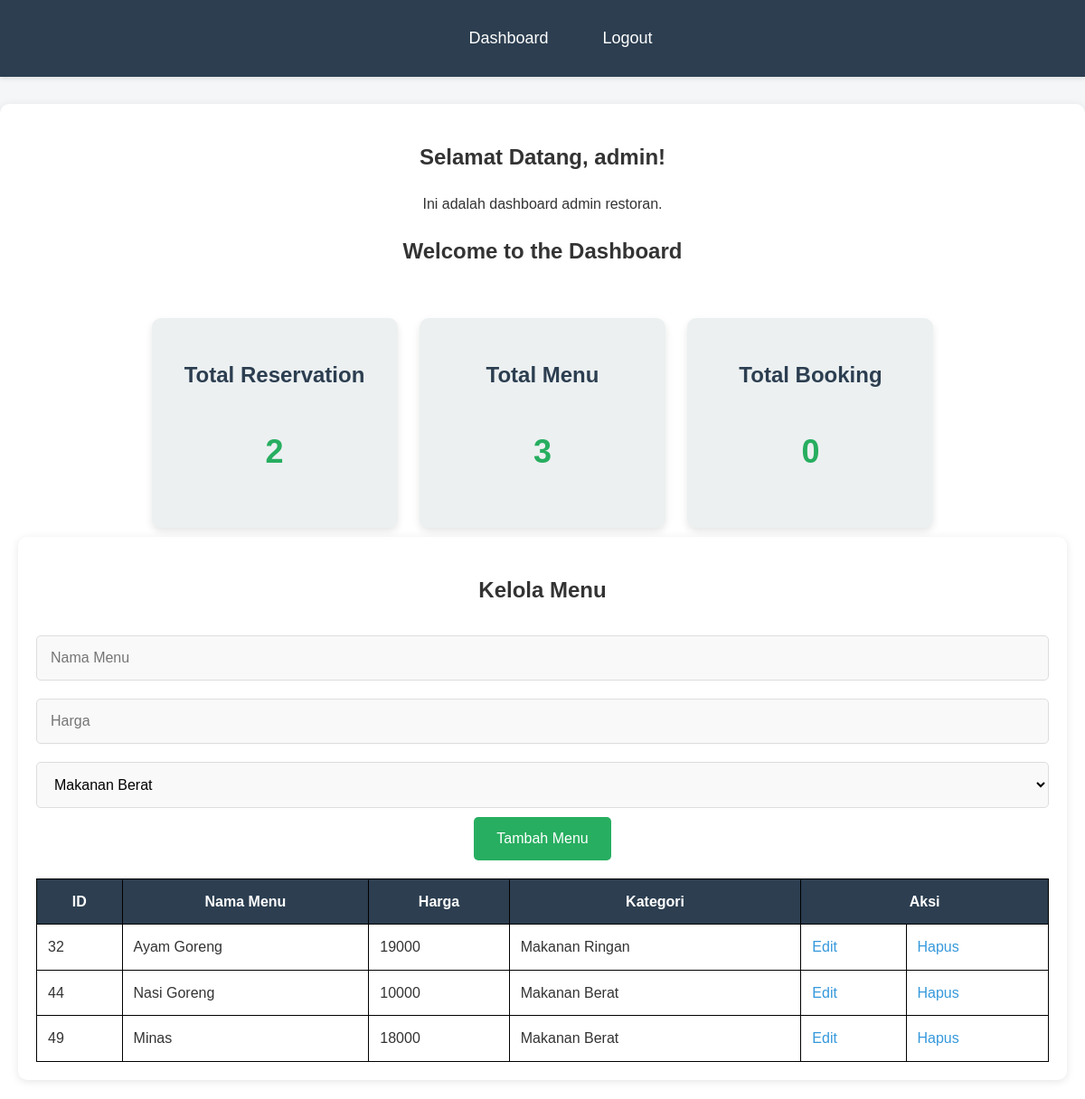
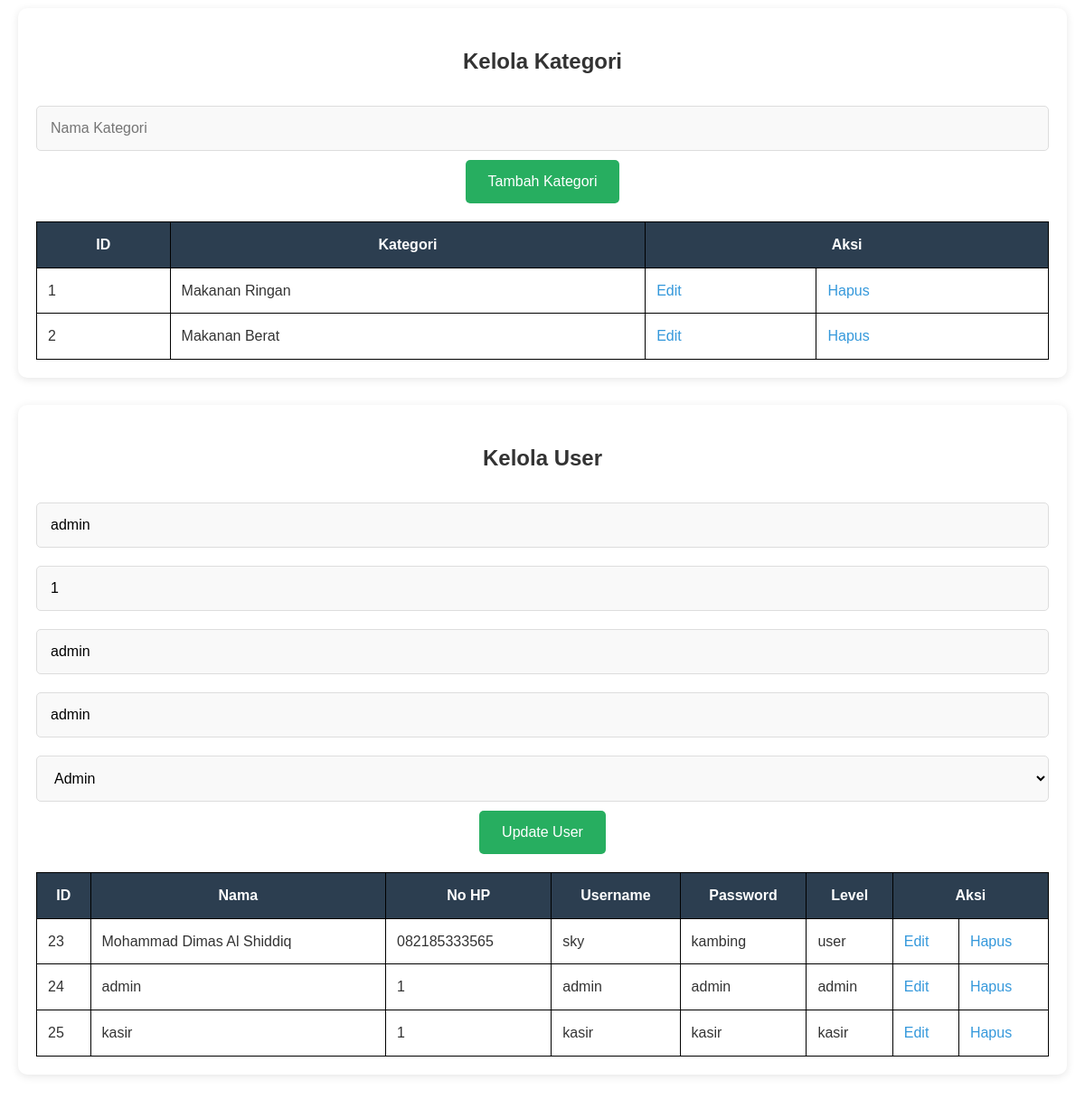
The app's page /dashboard.php?edit_user&id=24 (signed in) with its own data (2 pictures, top to bottom).
### tables this page shows
CREATE TABLE `tb_menu` (
  `kd_menu` int(11) NOT NULL,
  `menu` varchar(100) NOT NULL,
  `jenis` varchar(20) NOT NULL,
  `harga` int(11) NOT NULL,
  `status` varchar(15) NOT NULL,
  `foto` varchar(100) NOT NULL,
  `kd_kategori` int(11) NOT NULL
);

CREATE TABLE `tb_kategori` (
  `kd_kategori` int(11) NOT NULL,
  `kategori` varchar(15) NOT NULL
);

CREATE TABLE `tb_user` (
  `kd_user` int(11) NOT NULL,
  `nama` varchar(50) NOT NULL,
  `no_hp` varchar(15) NOT NULL,
  `username` varchar(50) NOT NULL,
  `password` varchar(50) NOT NULL,
  `level` varchar(10) NOT NULL
);

### dashboard.php (the view, shortened to what this page needs)
<?php
include 'config/koneksi.php';
if (isset($_GET['edit_user'])) {
    $edit_user = mysqli_fetch_array(mysqli_query($conn, "SELECT * FROM tb_user WHERE kd_user='$_GET[id]'"));
}
?>
<!DOCTYPE html>
<html lang="id">
<head>
</head>
<body>
<nav>
    <ul>
        <li><a href="dashboard.php">Dashboard</a></li>
        <li><a href="logout.php" onclick="return confirm('Yakin logout?')">Logout</a></li>
    </ul>
</nav>
<div id="dashboard" class="box">
    <h2>Selamat Datang, <?php echo htmlspecialchars($_SESSION['username']); ?>!</h2>
    <p>Ini adalah dashboard admin restoran.</p>
    <?php
    $total_pesanan = mysqli_fetch_assoc(mysqli_query($conn, "SELECT COUNT(*) as total FROM tb_pesanan"))['total'];
    $total_reservasi = mysqli_fetch_assoc(mysqli_query($conn, "SELECT COUNT(*) as total FROM tb_reservation"))['total'];
    $total_menu = mysqli_fetch_assoc(mysqli_query($conn, "SELECT COUNT(*) as total FROM tb_menu"))['total'];
    ?>
    <div class="box1">
        <h2>Welcome to the Dashboard</h2>
        <br>
        <div class="card">
            <h3>Total Reservation</h3>
            <p><?php echo $total_reservasi; ?></p>
        </div>
        <div class="card">
            <h3>Total Menu</h3>
            <p><?php echo $total_menu; ?></p>
        </div>
        <div class="card">
            <h3>Total Booking</h3>
            <p><?php echo $total_pesanan; ?></p>
        </div>
    </div>
    <div id="menu" class="box">
        <h2>Kelola Menu</h2>
        <form method="post">
            <input type="text" name="nama_menu" placeholder="Nama Menu" required value="<?php echo @$edit_menu['nama_menu']; ?>">
            <input type="text" name="harga" placeholder="Harga" required value="<?php echo @$edit_menu['harga']; ?>">
            <select name="kategori" required>
                <?php
                $kat = mysqli_query($conn, "SELECT * FROM tb_kategori");
                while ($k = mysqli_fetch_array($kat)) {
                    $sel = @$edit_menu['id_kategori'] == $k['id_kategori'] ? 'selected' : '';
                    echo "<option value='$k[id_kategori]' $sel>$k[kategori]</option>";
                }
                ?>
            </select><br>
            <?php if (isset($_GET['edit_menu'])) { ?>
                <input type="submit" name="update_menu" value="Update Menu">
            <?php } else { ?>
                <input type="submit" name="simpan_menu" value="Tambah Menu">
            <?php } ?>
        </form>
        <table>
            <tr><th>ID</th><th>Nama Menu</th><th>Harga</th><th>Kategori</th><th colspan="2">Aksi</th></tr>
            <?php
            $menu = mysqli_query($conn, "SELECT tb_menu.*, tb_kategori.kategori FROM tb_menu LEFT JOIN tb_kategori ON tb_menu.kd_kategori = tb_kategori.kd_kategori");
            while ($m = mysqli_fetch_array($menu)) { ?>
            <tr>
                <td><?php echo $m['kd_menu']; ?></td>
                <td><?php echo $m['menu']; ?></td>
                <td><?php echo $m['harga']; ?></td>
                <td><?php echo $m['kategori']; ?></td>
                <td><a href="dashboard.php?edit_menu&id=<?php echo $m['kd_menu']; ?>#menu">Edit</a></td>
                <td><a onclick="return confirm('Yakin?')" href="dashboard.php?hapus_menu&id=<?php echo $m['kd_menu']; ?>#menu">Hapus</a></td>
            </tr>
            <?php } ?>
        </table>
    </div>
    <div id="kategori" class="box">
        <h2>Kelola Kategori</h2>
        <form method="post">
            <input type="text" name="kategori" placeholder="Nama Kategori" required value="<?php echo @$edit_kategori['kategori']; ?>"><br>
            <?php if (isset($_GET['edit_kategori'])) { ?>
                <input type="submit" name="update_kategori" value="Update Kategori">
            <?php } else { ?>
                <input type="submit" name="simpan_kategori" value="Tambah Kategori">
            <?php } ?>
        </form>
        <table>
            <tr><th>ID</th><th>Kategori</th><th colspan="2">Aksi</th></tr>
            <?php
            $kategori = mysqli_query($conn, "SELECT * FROM tb_kategori");
            while ($k = mysqli_fetch_array($kategori)) { ?>
            <tr>
                <td><?php echo $k['kd_kategori']; ?></td>
                <td><?php echo $k['kategori']; ?></td>
                <td><a href="dashboard.php?edit_kategori&id=<?php echo $k['kd_kategori']; ?>#kategori">Edit</a></td>
                <td><a onclick="return confirm('Yakin?')" href="dashboard.php?hapus_kategori&id=<?php echo $k['kd_kategori']; ?>#kategori">Hapus</a></td>
            </tr>
            <?php } ?>
        </table>
    </div>
    <div id="user" class="box">
        <h2>Kelola User</h2>
        <form method="post">
            <input type="text" name="nama" placeholder="Nama" required value="<?php echo @$edit_user['nama']; ?>">
            <input type="text" name="nohp" placeholder="No HP" required value="<?php echo @$edit_user['no_hp']; ?>">
            <input type="text" name="username" placeholder="Username" required value="<?php echo @$edit_user['username']; ?>">
            <input type="text" name="password" placeholder="Password" required value="<?php echo @$edit_user['password']; ?>">
            <select name="level" required>
                <option value="admin" <?php if(@$edit_user['level']=='admin') echo 'selected'; ?>>Admin</option>
            </select><br>
            <?php if (isset($_GET['edit_user'])) { ?>
                <input type="submit" name="update_user" value="Update User">
            <?php } else { ?>
                <input type="submit" name="simpan_user" value="Tambah User">
            <?php } ?>
        </form>
        <table>
            <tr><th>ID</th><th>Nama</th><th>No HP</th><th>Username</th><th>Password</th><th>Level</th><th colspan="2">Aksi</th></tr>
            <?php
            $user = mysqli_query($conn, "SELECT * FROM tb_user");
            while ($u = mysqli_fetch_array($user)) { ?>
            <tr>
                <td><?php echo $u['kd_user']; ?></td>
                <td><?php echo $u['nama']; ?></td>
                <td><?php echo $u['no_hp']; ?></td>
                <td><?php echo $u['username']; ?></td>
                <td><?php echo $u['password']; ?></td>
                <td><?php echo $u['level']; ?></td>
                <td><a href="dashboard.php?edit_user&id=<?php echo $u['kd_user']; ?>#user">Edit</a></td>
                <td><a onclick="return confirm('Yakin?')" href="dashboard.php?hapus_user&id=<?php echo $u['kd_user']; ?>#user">Hapus</a></td>
            </tr>
            <?php } ?>
        </table>
    </div>
</div>
</body>
</html>

### dashboard.php (style rules this page uses)
body { font-family: 'Arial', sans-serif; background-color: #f4f6f7; color: #333; line-height: 1.6; margin: 0; padding: 0; }
nav { background-color: #2c3e50; padding: 10px 0; color: white; font-size: 18px; box-shadow: 0 2px 5px rgba(0, 0, 0, 0.1); }
nav ul { display: flex; justify-content: center; list-style: none; }
nav ul li { margin: 0 20px; }
nav ul li a { color: white; font-weight: 500; padding: 5px 10px; transition: background-color 0.3s; }
#dashboard { max-width: 1200px; margin: 30px auto; padding: 20px; }
.box { background-color: #fff; padding: 20px; border-radius: 10px; box-shadow: 0 2px 10px rgba(0, 0, 0, 0.1); margin-bottom: 30px; text-align: center; }
.box1 { display: block; text-align: center; }
.card { background-color: #ecf0f1; padding: 20px; border-radius: 10px; margin: 10px; width: 20%; text-align: center; justify-content: flex; box-shadow: 0 4px 8px rgba(0, 0, 0, 0.1); transition: transform 0.3s, box-shadow 0.3s; display: inline-block; }
.card h3 { font-size: 24px; color: #2c3e50; }
.card p { font-size: 36px; color: #27ae60; font-weight: bold; }
input[type="text"], input[type="password"], select { width: 100%; padding: 15px; margin: 10px 0; border-radius: 5px; border: 1px solid #ddd; background-color: #f9f9f9; font-size: 16px; box-sizing: border-box; }
input[type="submit"] { background-color: #27ae60; color: white; padding: 15px 25px; border-radius: 5px; font-size: 16px; border: none; cursor: pointer; transition: background-color 0.3s; }
select { background-color: #f9f9f9; border: 1px solid #ddd; }
table { width: 100%; border-collapse: collapse; margin-top: 20px; }
h2, p { text-align: center; }
th, td { padding: 12px; text-align: left; border: 1px solid black; }
th { background-color: #2c3e50; color: white; text-align: center; }
a { color: #3498db; text-decoration: none; font-weight: 500; }

### records on screen
tb_menu: kd_menu "32", menu "Ayam Goreng", harga "19000", kd_kategori.kategori "Makanan Ringan"
tb_menu: kd_menu "44", menu "Nasi Goreng", harga "10000", kd_kategori.kategori "Makanan Berat"
tb_menu: kd_menu "49", menu "Minas", harga "18000", kd_kategori.kategori "Makanan Berat"
tb_kategori: kd_kategori "1", kategori "Makanan Ringan"
tb_kategori: kd_kategori "2", kategori "Makanan Berat"
tb_user: nama "admin", nohp "1", username "admin", password "admin", level "Admin", kd_user "24", no_hp "1", level "admin"
tb_user: kd_user "23", nama "Mohammad Dimas Al Shiddiq", no_hp "082185333565", username "sky", password "kambing", level "user"
tb_user: kd_user "25", nama "kasir", no_hp "1", username "kasir", password "kasir", level "kasir"

### other values on screen
$_SESSION['username'] "admin"
$total_reservasi "2"
$total_menu "3"
$total_pesanan "0"
form field kategori "Makanan Berat"
